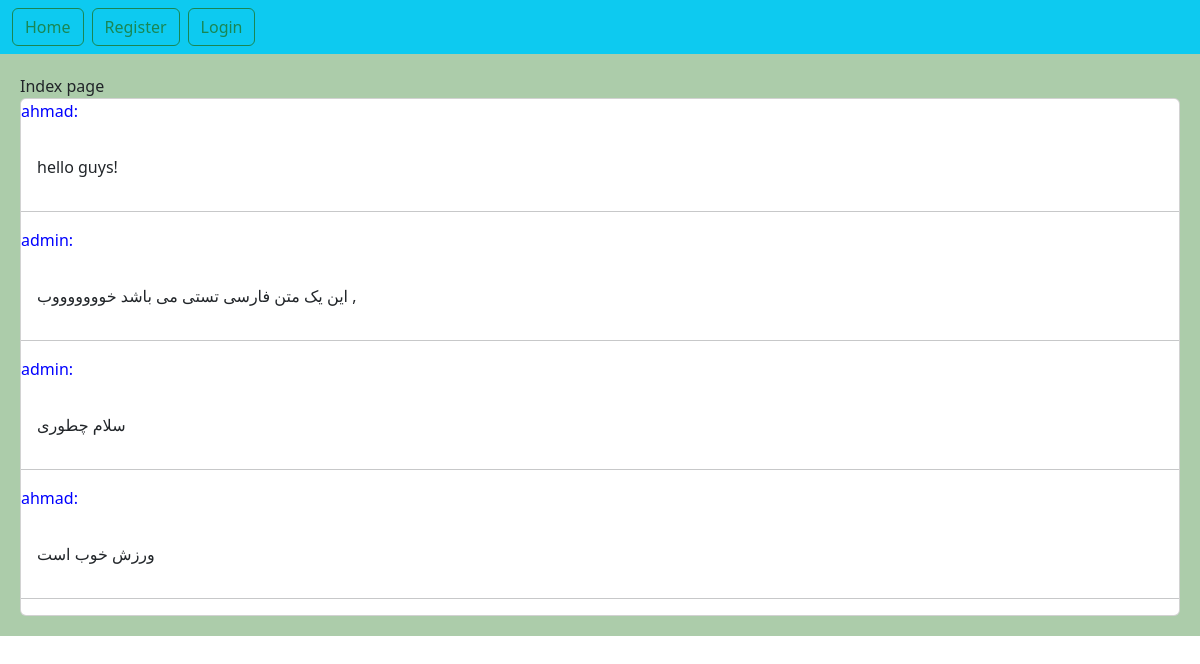
Before: / with the older database file.
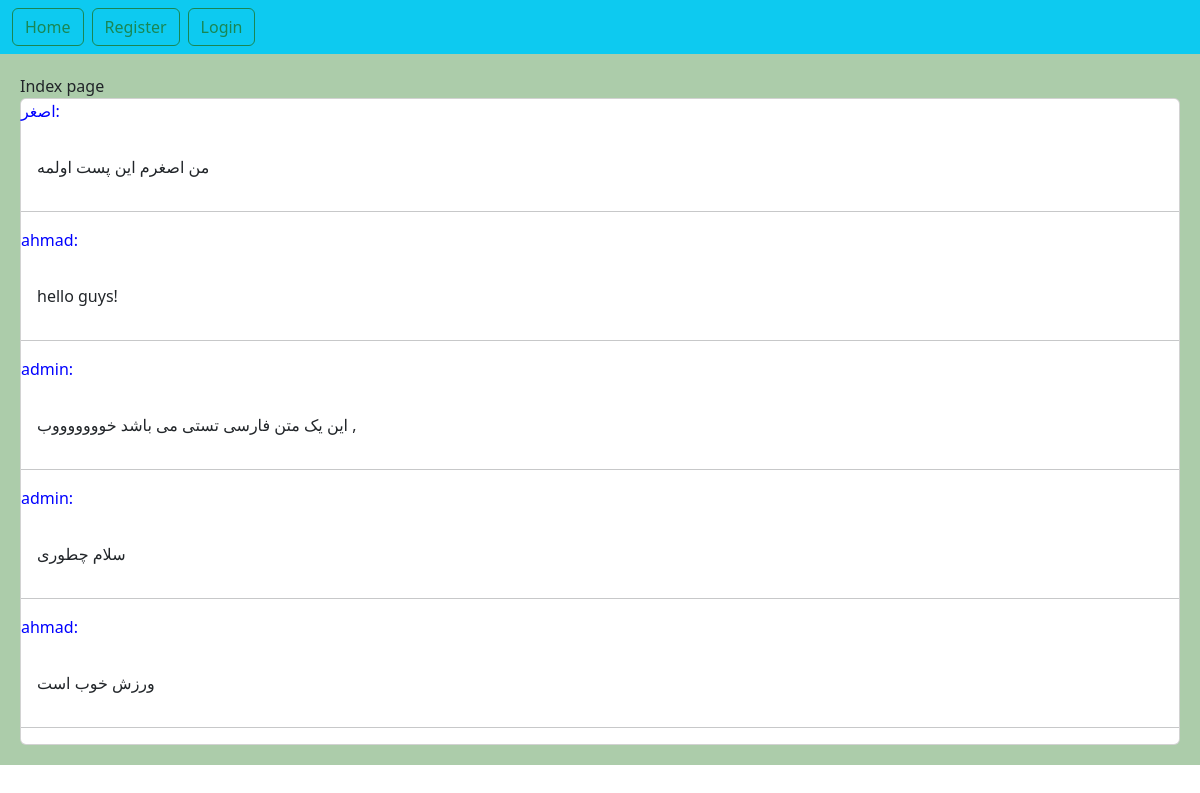
After: the same page with the newer database file.
### home/models.py (models this page shows, shortened)
class Post(models.Model):
    user = models.ForeignKey(User, on_delete=models.CASCADE,related_name='posts')  # اگر یک یوزر حذف شد پست هایش نیز حذف می شود.
    title = models.CharField(max_length=240)
    body = models.TextField()
    slug = models.SlugField()
    created = models.DateTimeField(auto_now_add=True)
    updated = models.DateTimeField(auto_now=True)
    class Meta:
        ordering = ['-created']  # مرتب سازی پست ها بر اساس تاریخ
    def get_absolute_url(self):
        return reverse('home:post_detail', args=(self.id, self.slug))

### home/views.py (the view)
# urls.py: path('', views.HomeView.as_view(), name='home'),
class HomeView(View):
    def get(self, request):
        posts = Post.objects.all()
        context = {
            'posts': posts
        }
        return render(request, template_name='home/index.html', context=context)

### home/templates/home/index.html (shortened to what this page needs)
{% extends 'base.html' %}
{% block content %}
Index page
    <div class="card">
        {% for post in posts %}
            <p style="color: blue">{{ post.user }}:</p>
            <a href="{{ post.get_absolute_url }}" class="card-body" style="text-decoration: none">{{ post.body|truncatewords:20 }}</a><hr>
        {% endfor %}
    </div>
{% endblock %}

Changed rows visible on the page:
added Post: user "اصغر", body "من اصغرم این پست اولمه"
